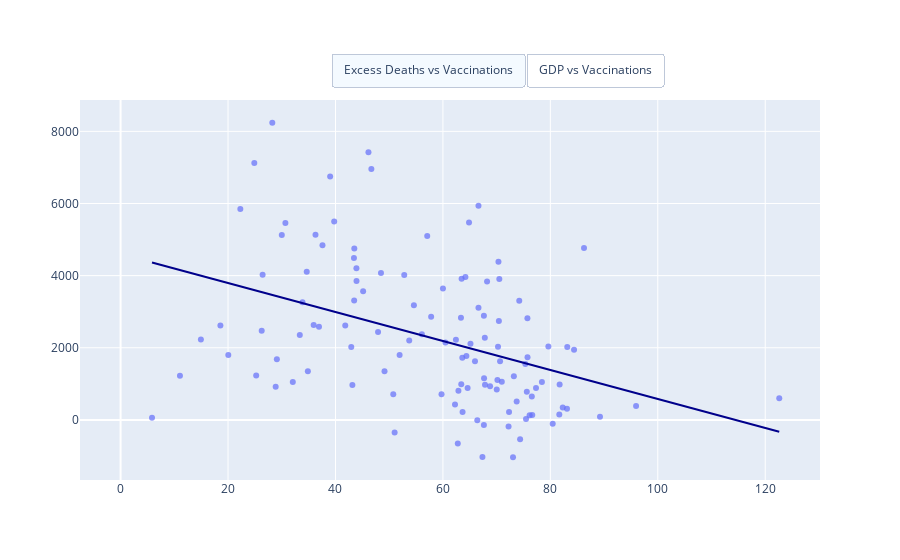

Notebook code for this chart:
### Code cell
import pandas as pd
import plotly.express as px
import plotly.graph_objects as go


# Load the CSV file
df = pd.read_csv('owid-covid-data.csv')

# Convert the date column to datetime
df['date'] = pd.to_datetime(df['date'])

# Filter the data for the year 2021
df_2021 = df[df['date'].dt.year == 2021]

# Function to fill NaN values with the last available non-NaN value per country
def fill_last_available(df, col):
    return df.groupby('location')[col].fillna(method='ffill')

# Fill NaN values for the relevant columns
df_2021['excess_mortality_cumulative_per_million'] = fill_last_available(df_2021, 'excess_mortality_cumulative_per_million')
df_2021['people_fully_vaccinated_per_hundred'] = fill_last_available(df_2021, 'people_fully_vaccinated_per_hundred')

# Extract the last available data for each country
df_last_2021 = df_2021.groupby('location').last().reset_index()

# Create scatter plot for excess deaths vs people fully vaccinated
fig1 = px.scatter(df_last_2021, x='people_fully_vaccinated_per_hundred', y='excess_mortality_cumulative_per_million', 
                 trendline='ols', trendline_color_override='darkblue',
                 title='Excess mortality per million inhabitants vs. People fully vaccinated per hundred inhabitants, per country for 2021',
                 labels={'people_fully_vaccinated_per_hundred': 'People fully vaccinated per hundred inhabitants',
                         'excess_mortality_cumulative_per_million': 'Excess mortality cumulative per million inhabitants'},
                 hover_name='location', opacity=0.7)

# Grab the GDP per capita data for the last day of 2021
df_gdp = df[df['date'] == '2021-12-31']

# Create scatter plot for GDP vs people fully vaccinated
fig2 = px.scatter(df_gdp, x='people_fully_vaccinated_per_hundred', y=df.columns[52], 
                 trendline='ols', trendline_color_override='darkblue',
                 title='GDP per capita vs. People fully vaccinated per hundred inhabitants, per country for 2021',
                 labels={'people_fully_vaccinated_per_hundred': 'People fully vaccinated per hundred inhabitants',
                         df.columns[52]: 'GDP per capita'},
                 hover_name='location', opacity=0.7)

# Create a figure with subplots
fig = go.Figure()

# Add traces for the first plot
for trace in fig1.data:
    fig.add_trace(trace)

# Add traces for the second plot
for trace in fig2.data:
    fig.add_trace(trace)

# Update layout for buttons to toggle between plots
fig.update_layout(
    updatemenus=[
        dict(
            type="buttons",
            direction="left",
            buttons=list([
                dict(
                    args=[{"visible": [True] * len(fig1.data) + [False] * len(fig2.data)},
                          {"title": "Excess mortality per million inhabitants vs. People fully vaccinated per hundred inhabitants, per country for 2021"}],
                    label="Excess Deaths vs Vaccinations",
                    method="update"
                ),
                dict(
                    args=[{"visible": [False] * len(fig1.data) + [True] * len(fig2.data)},
                          {"title": "GDP per capita vs. People fully vaccinated per hundred inhabitants, per country for 2021"}],
                    label="GDP vs Vaccinations",
                    method="update"
                )
            ]),
            pad={"r": 10, "t": 10},
            showactive=True,
            x=0.57,
            xanchor="center",
            y=1.15,
            yanchor="top"
        ),
    ]
)

# Initially set the second plot to be not visible
for i in range(len(fig2.data)):
    fig.data[len(fig1.data) + i].visible = False

fig.show()

### Figure 1 — Plotly figure (JSON) as saved in the notebook; plotly's stock layout.template omitted (floating-point values rounded to 4 significant figures; data arrays with more than 128 entries replaced by an {"elided": "..."} marker saying what was removed)
{"data": [{"hovertemplate": "<b>%{hovertext}</b><br><br>People fully vaccinated per hundred inhabitants=%{x}<br>Excess mortality cumulative per million inhabitants=%{y}<extra></extra>", "hovertext": {"elided": "254 str values"}, "legendgroup": "", "marker": {"color": "#636efa", "opacity": 0.7, "symbol": "circle"}, "mode": "markers", "name": "", "orientation": "v", "showlegend": false, "type": "scatter", "x": {"elided": "254 float values"}, "xaxis": "x", "y": {"elided": "254 float values"}, "yaxis": "y"}, {"hovertemplate": "<b>OLS trendline</b><br>excess_mortality_cumulative_per_million = -40.1445 * people_fully_vaccinated_per_hundred + 4596.57<br>R<sup>2</sup>=0.170592<br><br>People fully vaccinated per hundred inhabitants=%{x}<br>Excess mortality cumulative per million inhabitants=%{y} <b>(trend)</b><extra></extra>", "legendgroup": "", "line": {"color": "darkblue"}, "marker": {"color": "#636efa", "symbol": "circle"}, "mode": "lines", "name": "", "showlegend": false, "type": "scatter", "x": [5.85, 11.05, 14.95, 18.58, 20.05, 22.29, 24.89, 25.24, 26.27, 26.44, 28.24, 28.87, 29.09, 30.01, 30.68, 32.06, 33.36, 33.86, 34.65, 34.86, 35.94, 36.28, 36.93, 37.58, 39.01, 39.76, 41.82, 42.94, 43.15, 43.44, 43.48, 43.51, 43.9, 43.92, 45.15, 46.14, 46.68, 47.93, 48.47, 49.13, 50.76, 51.01, 51.94, 52.8, 53.73, 54.6, 56.09, 57.08, 57.81, 59.74, 60.01, 60.47, 62.25, 62.42, 62.77, 62.89, 63.36, 63.42, 63.48, 63.61, 63.66, 64.19, 64.37, 64.6, 64.86, 65.13, 65.97, 66.4, 66.62, 66.62, 67.36, 67.63, 67.63, 67.66, 67.8, 67.84, 68.22, 68.78, 70.02, 70.15, 70.26, 70.34, 70.42, 70.5, 70.64, 70.96, 72.22, 72.31, 73.05, 73.21, 73.73, 74.21, 74.37, 75.35, 75.47, 75.62, 75.73, 75.75, 76.14, 76.55, 76.63, 77.33, 78.43, 79.63, 80.44, 81.67, 81.73, 82.31, 83.1, 83.15, 84.41, 86.27, 89.24, 95.96, 122.6], "xaxis": "x", "y": [4362.0, 4153.0, 3996.0, 3851.0, 3792.0, 3702.0, 3597.0, 3583.0, 3542.0, 3535.0, 3463.0, 3438.0, 3429.0, 3392.0, 3365.0, 3310.0, 3257.0, 3237.0, 3206.0, 3197.0, 3154.0, 3140.0, 3114.0, 3088.0, 3031.0, 3000.0, 2918.0, 2873.0, 2864.0, 2853.0, 2851.0, 2850.0, 2834.0, 2833.0, 2784.0, 2744.0, 2723.0, 2672.0, 2651.0, 2624.0, 2559.0, 2549.0, 2511.0, 2477.0, 2440.0, 2405.0, 2345.0, 2305.0, 2276.0, 2198.0, 2187.0, 2169.0, 2098.0, 2091.0, 2077.0, 2072.0, 2053.0, 2051.0, 2048.0, 2043.0, 2041.0, 2020.0, 2012.0, 2003.0, 1993.0, 1982.0, 1948.0, 1931.0, 1922.0, 1922.0, 1892.0, 1882.0, 1882.0, 1880.0, 1875.0, 1873.0, 1858.0, 1835.0, 1786.0, 1780.0, 1776.0, 1773.0, 1770.0, 1766.0, 1761.0, 1748.0, 1697.0, 1694.0, 1664.0, 1658.0, 1637.0, 1617.0, 1611.0, 1572.0, 1567.0, 1561.0, 1556.0, 1556.0, 1540.0, 1524.0, 1520.0, 1492.0, 1448.0, 1400.0, 1367.0, 1318.0, 1316.0, 1292.0, 1261.0, 1259.0, 1208.0, 1133.0, 1014.0, 744.3, -325.5], "yaxis": "y"}, {"hovertemplate": "<b>%{hovertext}</b><br><br>People fully vaccinated per hundred inhabitants=%{x}<br>GDP per capita=%{y}<extra></extra>", "hovertext": {"elided": "254 str values"}, "legendgroup": "", "marker": {"color": "#636efa", "opacity": 0.7, "symbol": "circle"}, "mode": "markers", "name": "", "orientation": "v", "showlegend": false, "type": "scatter", "visible": false, "x": {"elided": "254 float values"}, "xaxis": "x", "y": {"elided": "254 float values"}, "yaxis": "y"}, {"hovertemplate": "<b>OLS trendline</b><br>gdp_per_capita = 570.469 * people_fully_vaccinated_per_hundred + -6309.59<br>R<sup>2</sup>=0.474397<br><br>People fully vaccinated per hundred inhabitants=%{x}<br>GDP per capita=%{y} <b>(trend)</b><extra></extra>", "legendgroup": "", "line": {"color": "darkblue"}, "marker": {"color": "#636efa", "symbol": "circle"}, "mode": "lines", "name": "", "showlegend": false, "type": "scatter", "visible": false, "x": [2.05, 3.46, 6.08, 6.68, 7.68, 11.54, 19.21, 26.27, 27.42, 28.24, 29.41, 30.01, 31.55, 33.36, 34.65, 37.58, 39.31, 39.76, 41.26, 42.57, 43.51, 43.68, 43.9, 43.92, 45.15, 46.14, 47.93, 48.47, 48.64, 50.76, 51.01, 52.8, 54.6, 56.09, 60.47, 62.25, 62.42, 62.89, 63.36, 63.41, 63.48, 63.66, 63.67, 64.6, 64.86, 65.97, 66.62, 66.62, 67.63, 67.8, 68.22, 70.26, 70.5, 70.64, 70.96, 72.31, 73.21, 74.37, 75.62, 75.73, 75.75, 76.55, 76.63, 77.33, 78.43, 80.01, 80.44, 81.46, 81.67, 81.73, 83.1, 83.15, 84.41, 89.24], "xaxis": "x", "y": [-5140.0, -4336.0, -2841.0, -2499.0, -1928.0, 273.6, 4649.0, 8677.0, 9333.0, 9800.0, 10470.0, 10810.0, 11690.0, 12720.0, 13460.0, 15130.0, 16120.0, 16370.0, 17230.0, 17980.0, 18510.0, 18610.0, 18730.0, 18750.0, 19450.0, 20010.0, 21030.0, 21340.0, 21440.0, 22650.0, 22790.0, 23810.0, 24840.0, 25690.0, 28190.0, 29200.0, 29300.0, 29570.0, 29840.0, 29860.0, 29900.0, 30010.0, 30010.0, 30540.0, 30690.0, 31320.0, 31700.0, 31700.0, 32270.0, 32370.0, 32610.0, 33770.0, 33910.0, 33990.0, 34170.0, 34940.0, 35450.0, 36120.0, 36830.0, 36890.0, 36900.0, 37360.0, 37410.0, 37800.0, 38430.0, 39330.0, 39580.0, 40160.0, 40280.0, 40310.0, 41100.0, 41120.0, 41840.0, 44600.0], "yaxis": "y"}], "layout": {"autosize": true, "updatemenus": [{"buttons": [{"args": [{"visible": [true, true, false, false]}, {"title": "Excess mortality per million inhabitants vs. People fully vaccinated per hundred inhabitants, per country for 2021"}], "label": "Excess Deaths vs Vaccinations", "method": "update"}, {"args": [{"visible": [false, false, true, true]}, {"title": "GDP per capita vs. People fully vaccinated per hundred inhabitants, per country for 2021"}], "label": "GDP vs Vaccinations", "method": "update"}], "direction": "left", "pad": {"r": 10, "t": 10}, "showactive": true, "type": "buttons", "x": 0.57, "xanchor": "center", "y": 1.15, "yanchor": "top"}], "xaxis": {"autorange": true, "range": [-7.378, 130.0], "type": "linear"}, "yaxis": {"autorange": true, "range": [-1800.0, 9004.0], "type": "linear"}}}
